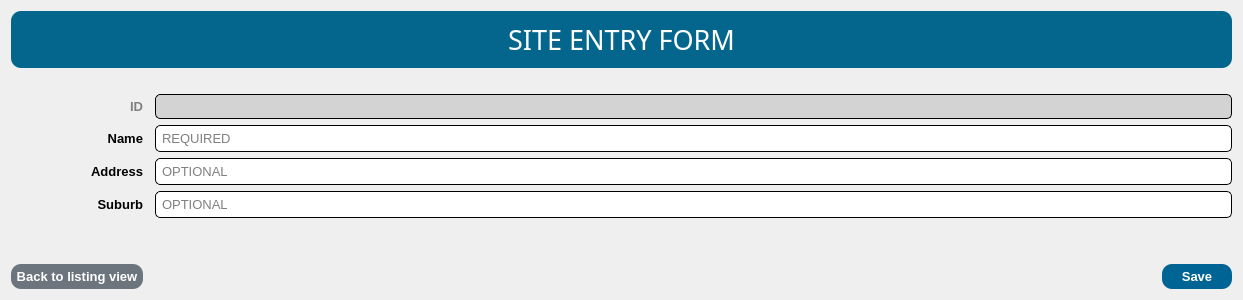
      <widget class="QWidget" name="page_site_entryform">
       <layout class="QGridLayout" name="gridLayout_13">
        <item row="1" column="0">
         <widget class="QLabel" name="label_30">
          <property name="font">
           <font>
            <family>Arial</family>
            <pointsize>10</pointsize>
            <weight>75</weight>
            <bold>true</bold>
           </font>
          </property>
          <property name="styleSheet">
           <string notr="true">QLabel {
	color: grey;
}</string>
          </property>
          <property name="text">
           <string>ID</string>
          </property>
          <property name="alignment">
           <set>Qt::AlignRight|Qt::AlignTrailing|Qt::AlignVCenter</set>
          </property>
         </widget>
        </item>
        <item row="4" column="0">
         <widget class="QLabel" name="label_32">
          <property name="font">
           <font>
            <family>Arial</family>
            <pointsize>10</pointsize>
            <weight>75</weight>
            <bold>true</bold>
           </font>
          </property>
          <property name="text">
           <string>Suburb</string>
          </property>
          <property name="alignment">
           <set>Qt::AlignRight|Qt::AlignTrailing|Qt::AlignVCenter</set>
          </property>
         </widget>
        </item>
        <item row="6" column="3">
         <widget class="QPushButton" name="site_entryform_btnSave">
          <property name="font">
           <font>
            <family>Arial</family>
            <pointsize>10</pointsize>
            <weight>75</weight>
            <bold>true</bold>
           </font>
          </property>
          <property name="cursor">
           <cursorShape>PointingHandCursor</cursorShape>
          </property>
          <property name="focusPolicy">
           <enum>Qt::NoFocus</enum>
          </property>
          <property name="styleSheet">
           <string notr="true">QPushButton {
	width: 60px;
	color: white;
    background-color: #006494;
    border-style: outset;
    border-radius: 10px;
    padding: 5px;
}

QPushButton:hover {
	    background-color: #0582ca;
}</string>
          </property>
          <property name="text">
           <string>Save</string>
          </property>
         </widget>
        </item>
        <item row="2" column="0">
         <widget class="QLabel" name="label_29">
          <property name="font">
           <font>
            <family>Arial</family>
            <pointsize>10</pointsize>
            <weight>75</weight>
            <bold>true</bold>
           </font>
          </property>
          <property name="text">
           <string>Name</string>
          </property>
          <property name="alignment">
           <set>Qt::AlignRight|Qt::AlignTrailing|Qt::AlignVCenter</set>
          </property>
         </widget>
        </item>
        <item row="6" column="0">
         <widget class="QPushButton" name="site_entryform_btnBack">
          <property name="font">
           <font>
            <family>Arial</family>
            <pointsize>10</pointsize>
            <weight>75</weight>
            <bold>true</bold>
           </font>
          </property>
          <property name="cursor">
           <cursorShape>PointingHandCursor</cursorShape>
          </property>
          <property name="focusPolicy">
           <enum>Qt::NoFocus</enum>
          </property>
          <property name="styleSheet">
           <string notr="true">QPushButton {
	color: white;
    background-color: #6c757d;
    border-style: outset;
    border-radius: 10px;
    padding: 5px;
}

QPushButton:hover {
	    background-color: #adb5bd;
}</string>
          </property>
          <property name="text">
           <string>Back to listing view</string>
          </property>
         </widget>
        </item>
        <item row="3" column="0">
         <widget class="QLabel" name="label_31">
          <property name="font">
           <font>
            <family>Arial</family>
            <pointsize>10</pointsize>
            <weight>75</weight>
            <bold>true</bold>
           </font>
          </property>
          <property name="text">
           <string>Address</string>
          </property>
          <property name="alignment">
           <set>Qt::AlignRight|Qt::AlignTrailing|Qt::AlignVCenter</set>
          </property>
         </widget>
        </item>
        <item row="6" column="2">
         <spacer name="horizontalSpacer_10">
          <property name="orientation">
           <enum>Qt::Horizontal</enum>
          </property>
          <property name="sizeHint" stdset="0">
           <size>
            <width>1001</width>
            <height>20</height>
           </size>
          </property>
         </spacer>
        </item>
        <item row="1" column="2" colspan="2">
         <widget class="QLabel" name="site_entryform_lblId">
          <property name="font">
           <font>
            <family>Arial</family>
            <pointsize>10</pointsize>
           </font>
          </property>
          <property name="styleSheet">
           <string notr="true">QLabel {
	background-color: lightgrey;
	border-style: inset;
	border-width: 1px;
	border-radius: 5px;
	border-color: black;
	padding: 4px;
}</string>
          </property>
          <property name="text">
           <string/>
          </property>
         </widget>
        </item>
        <item row="2" column="2" colspan="2">
         <widget class="QLineEdit" name="site_entryform_txtName">
          <property name="font">
           <font>
            <family>Arial</family>
            <pointsize>10</pointsize>
           </font>
          </property>
          <property name="styleSheet">
           <string notr="true">QLineEdit {
	background-color: white;
	border-style: inset;
	border-width: 1px;
	border-radius: 5px;
	border-color: black;
	padding: 4px;
}

QLineEdit:focus {
	border-width: 2px;
	border-color: #028090;
}
</string>
          </property>
          <property name="placeholderText">
           <string>REQUIRED</string>
          </property>
          <property name="clearButtonEnabled">
           <bool>true</bool>
          </property>
         </widget>
        </item>
        <item row="3" column="2" colspan="2">
         <widget class="QLineEdit" name="site_entryform_txtAddress">
          <property name="font">
           <font>
            <family>Arial</family>
            <pointsize>10</pointsize>
           </font>
          </property>
          <property name="styleSheet">
           <string notr="true">QLineEdit {
	background-color: white;
	border-style: inset;
	border-width: 1px;
	border-radius: 5px;
	border-color: black;
	padding: 4px;
}

QLineEdit:focus {
	border-width: 2px;
	border-color: #028090;
}
</string>
          </property>
          <property name="placeholderText">
           <string>OPTIONAL</string>
          </property>
          <property name="clearButtonEnabled">
           <bool>true</bool>
          </property>
         </widget>
        </item>
        <item row="4" column="2" colspan="2">
         <widget class="QLineEdit" name="site_entryform_txtSuburb">
          <property name="font">
           <font>
            <family>Arial</family>
            <pointsize>10</pointsize>
           </font>
          </property>
          <property name="styleSheet">
           <string notr="true">QLineEdit {
	background-color: white;
	border-style: inset;
	border-width: 1px;
	border-radius: 5px;
	border-color: black;
	padding: 4px;
}

QLineEdit:focus {
	border-width: 2px;
	border-color: #028090;
}
</string>
          </property>
          <property name="placeholderText">
           <string>OPTIONAL</string>
          </property>
          <property name="clearButtonEnabled">
           <bool>true</bool>
          </property>
         </widget>
        </item>
        <item row="0" column="0" colspan="4">
         <widget class="QLabel" name="label_28">
          <property name="font">
           <font>
            <family>Impact</family>
            <pointsize>20</pointsize>
           </font>
          </property>
          <property name="styleSheet">
           <string notr="true">QLabel {
	color: white;
    background-color: #05668d;
    border-style: outset;
    border-radius: 10px;
    padding: 10px;
	margin: 0px 0px 20px 0px;
}</string>
          </property>
          <property name="text">
           <string>SITE ENTRY FORM</string>
          </property>
          <property name="alignment">
           <set>Qt::AlignCenter</set>
          </property>
         </widget>
        </item>
        <item row="5" column="0" colspan="4">
         <spacer name="verticalSpacer">
          <property name="orientation">
           <enum>Qt::Vertical</enum>
          </property>
          <property name="sizeHint" stdset="0">
           <size>
            <width>20</width>
            <height>40</height>
           </size>
          </property>
         </spacer>
        </item>
       </layout>
      </widget>
